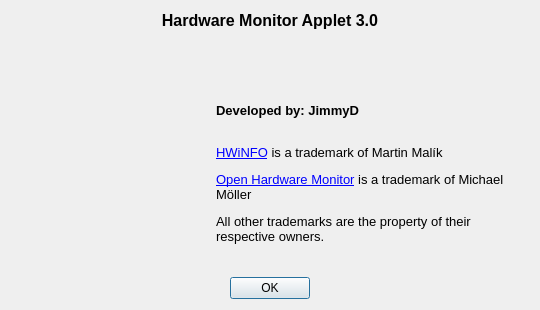
<?xml version="1.0" encoding="UTF-8"?>
<ui version="4.0">
 <class>AboutDialog</class>
 <widget class="QDialog" name="AboutDialog">
  <property name="geometry">
   <rect>
    <x>0</x>
    <y>0</y>
    <width>540</width>
    <height>310</height>
   </rect>
  </property>
  <property name="sizePolicy">
   <sizepolicy hsizetype="Fixed" vsizetype="Fixed">
    <horstretch>0</horstretch>
    <verstretch>0</verstretch>
   </sizepolicy>
  </property>
  <property name="minimumSize">
   <size>
    <width>540</width>
    <height>310</height>
   </size>
  </property>
  <property name="maximumSize">
   <size>
    <width>540</width>
    <height>310</height>
   </size>
  </property>
  <property name="windowTitle">
   <string>About</string>
  </property>
  <property name="windowIcon">
   <iconset resource="../mainwindow.qrc">
    <normaloff>:/MainWindow/Resources/icon.png</normaloff>:/MainWindow/Resources/icon.png</iconset>
  </property>
  <layout class="QVBoxLayout" name="verticalLayout_3">
   <item>
    <widget class="QLabel" name="label_5">
     <property name="font">
      <font>
       <pointsize>12</pointsize>
       <weight>75</weight>
       <bold>true</bold>
      </font>
     </property>
     <property name="text">
      <string>Hardware Monitor Applet 3.0</string>
     </property>
     <property name="alignment">
      <set>Qt::AlignCenter</set>
     </property>
    </widget>
   </item>
   <item>
    <spacer name="verticalSpacer_4">
     <property name="orientation">
      <enum>Qt::Vertical</enum>
     </property>
     <property name="sizeType">
      <enum>QSizePolicy::Fixed</enum>
     </property>
     <property name="sizeHint" stdset="0">
      <size>
       <width>20</width>
       <height>40</height>
      </size>
     </property>
    </spacer>
   </item>
   <item>
    <layout class="QHBoxLayout" name="horizontalLayout">
     <item>
      <spacer name="horizontalSpacer">
       <property name="orientation">
        <enum>Qt::Horizontal</enum>
       </property>
       <property name="sizeHint" stdset="0">
        <size>
         <width>40</width>
         <height>20</height>
        </size>
       </property>
      </spacer>
     </item>
     <item>
      <layout class="QVBoxLayout" name="verticalLayout_2">
       <item>
        <spacer name="verticalSpacer_2">
         <property name="orientation">
          <enum>Qt::Vertical</enum>
         </property>
         <property name="sizeType">
          <enum>QSizePolicy::Fixed</enum>
         </property>
         <property name="sizeHint" stdset="0">
          <size>
           <width>20</width>
           <height>20</height>
          </size>
         </property>
        </spacer>
       </item>
       <item>
        <widget class="QLabel" name="label_6">
         <property name="minimumSize">
          <size>
           <width>130</width>
           <height>130</height>
          </size>
         </property>
         <property name="maximumSize">
          <size>
           <width>130</width>
           <height>130</height>
          </size>
         </property>
         <property name="styleSheet">
          <string notr="true">

border-image: url(:/MainWindow/Resources/icon.png) 0 0 0 0 stretch stretch;
</string>
         </property>
         <property name="text">
          <string/>
         </property>
        </widget>
       </item>
       <item>
        <spacer name="verticalSpacer_3">
         <property name="orientation">
          <enum>Qt::Vertical</enum>
         </property>
         <property name="sizeHint" stdset="0">
          <size>
           <width>20</width>
           <height>40</height>
          </size>
         </property>
        </spacer>
       </item>
      </layout>
     </item>
     <item>
      <spacer name="horizontalSpacer_2">
       <property name="orientation">
        <enum>Qt::Horizontal</enum>
       </property>
       <property name="sizeHint" stdset="0">
        <size>
         <width>40</width>
         <height>20</height>
        </size>
       </property>
      </spacer>
     </item>
     <item>
      <layout class="QVBoxLayout" name="verticalLayout">
       <item>
        <widget class="QLabel" name="label_2">
         <property name="font">
          <font>
           <pointsize>10</pointsize>
          </font>
         </property>
         <property name="text">
          <string>&lt;html&gt;&lt;head/&gt;&lt;body&gt;&lt;p&gt;&lt;span style=&quot; font-weight:600;&quot;&gt;Developed by: JimmyD&lt;/span&gt;&lt;/p&gt;&lt;p&gt;&lt;br/&gt;&lt;a href=&quot;http://www.hwinfo.com/&quot;&gt;&lt;span style=&quot; text-decoration: underline; color:#0000ff;&quot;&gt;HWiNFO&lt;/span&gt;&lt;/a&gt; is a trademark of Martin Malík&lt;/p&gt;&lt;p&gt;&lt;a href=&quot;http://openhardwaremonitor.org/&quot;&gt;&lt;span style=&quot; text-decoration: underline; color:#0000ff;&quot;&gt;Open Hardware Monitor&lt;/span&gt;&lt;/a&gt; is a trademark of Michael Möller&lt;/p&gt;&lt;p&gt;All other trademarks are the property of their respective owners.&lt;/p&gt;&lt;/body&gt;&lt;/html&gt;</string>
         </property>
         <property name="wordWrap">
          <bool>true</bool>
         </property>
        </widget>
       </item>
      </layout>
     </item>
    </layout>
   </item>
   <item>
    <widget class="QDialogButtonBox" name="buttonBox">
     <property name="maximumSize">
      <size>
       <width>16777215</width>
       <height>16777215</height>
      </size>
     </property>
     <property name="orientation">
      <enum>Qt::Horizontal</enum>
     </property>
     <property name="standardButtons">
      <set>QDialogButtonBox::Ok</set>
     </property>
     <property name="centerButtons">
      <bool>true</bool>
     </property>
    </widget>
   </item>
  </layout>
 </widget>
 <resources>
  <include location="../mainwindow.qrc"/>
 </resources>
 <connections>
  <connection>
   <sender>buttonBox</sender>
   <signal>accepted()</signal>
   <receiver>AboutDialog</receiver>
   <slot>accept()</slot>
   <hints>
    <hint type="sourcelabel">
     <x>248</x>
     <y>254</y>
    </hint>
    <hint type="destinationlabel">
     <x>157</x>
     <y>274</y>
    </hint>
   </hints>
  </connection>
  <connection>
   <sender>buttonBox</sender>
   <signal>rejected()</signal>
   <receiver>AboutDialog</receiver>
   <slot>reject()</slot>
   <hints>
    <hint type="sourcelabel">
     <x>316</x>
     <y>260</y>
    </hint>
    <hint type="destinationlabel">
     <x>286</x>
     <y>274</y>
    </hint>
   </hints>
  </connection>
 </connections>
</ui>
